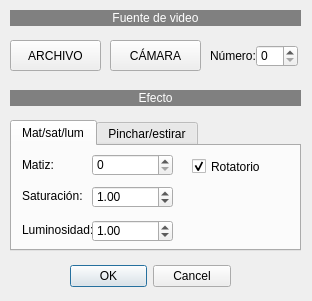
<?xml version="1.0" encoding="UTF-8"?>
<ui version="4.0">
 <class>copiar_efecto</class>
 <widget class="QDialog" name="copiar_efecto">
  <property name="geometry">
   <rect>
    <x>0</x>
    <y>0</y>
    <width>312</width>
    <height>301</height>
   </rect>
  </property>
  <property name="windowTitle">
   <string>Copiar a vídeo con efectos</string>
  </property>
  <widget class="QDialogButtonBox" name="buttonBox">
   <property name="geometry">
    <rect>
     <x>70</x>
     <y>260</y>
     <width>161</width>
     <height>32</height>
    </rect>
   </property>
   <property name="orientation">
    <enum>Qt::Horizontal</enum>
   </property>
   <property name="standardButtons">
    <set>QDialogButtonBox::Cancel|QDialogButtonBox::Ok</set>
   </property>
  </widget>
  <widget class="QLabel" name="label">
   <property name="geometry">
    <rect>
     <x>10</x>
     <y>10</y>
     <width>291</width>
     <height>16</height>
    </rect>
   </property>
   <property name="styleSheet">
    <string notr="true">background-color: rgb(128, 128, 128);
color: rgb(255, 255, 255);</string>
   </property>
   <property name="text">
    <string>Fuente de video</string>
   </property>
   <property name="alignment">
    <set>Qt::AlignCenter</set>
   </property>
  </widget>
  <widget class="QPushButton" name="pushButton">
   <property name="geometry">
    <rect>
     <x>10</x>
     <y>40</y>
     <width>91</width>
     <height>31</height>
    </rect>
   </property>
   <property name="text">
    <string>ARCHIVO</string>
   </property>
   <property name="checkable">
    <bool>true</bool>
   </property>
   <property name="autoExclusive">
    <bool>false</bool>
   </property>
  </widget>
  <widget class="QPushButton" name="pushButton_2">
   <property name="geometry">
    <rect>
     <x>110</x>
     <y>40</y>
     <width>91</width>
     <height>31</height>
    </rect>
   </property>
   <property name="text">
    <string>CÁMARA</string>
   </property>
   <property name="checkable">
    <bool>true</bool>
   </property>
   <property name="autoExclusive">
    <bool>false</bool>
   </property>
  </widget>
  <widget class="QLabel" name="label_2">
   <property name="geometry">
    <rect>
     <x>210</x>
     <y>45</y>
     <width>47</width>
     <height>21</height>
    </rect>
   </property>
   <property name="text">
    <string>Número:</string>
   </property>
  </widget>
  <widget class="QSpinBox" name="spinBox">
   <property name="geometry">
    <rect>
     <x>256</x>
     <y>45</y>
     <width>42</width>
     <height>22</height>
    </rect>
   </property>
  </widget>
  <widget class="QLabel" name="label_3">
   <property name="geometry">
    <rect>
     <x>10</x>
     <y>90</y>
     <width>291</width>
     <height>16</height>
    </rect>
   </property>
   <property name="styleSheet">
    <string notr="true">background-color: rgb(128, 128, 128);
color: rgb(255, 255, 255);</string>
   </property>
   <property name="text">
    <string>Efecto</string>
   </property>
   <property name="alignment">
    <set>Qt::AlignCenter</set>
   </property>
  </widget>
  <widget class="QTabWidget" name="tabWidget">
   <property name="geometry">
    <rect>
     <x>10</x>
     <y>120</y>
     <width>291</width>
     <height>131</height>
    </rect>
   </property>
   <property name="currentIndex">
    <number>0</number>
   </property>
   <widget class="QWidget" name="tab">
    <attribute name="title">
     <string>Mat/sat/lum</string>
    </attribute>
    <widget class="QLabel" name="label_4">
     <property name="geometry">
      <rect>
       <x>10</x>
       <y>8</y>
       <width>41</width>
       <height>21</height>
      </rect>
     </property>
     <property name="text">
      <string>Matiz:</string>
     </property>
    </widget>
    <widget class="QSpinBox" name="spinBox_2">
     <property name="geometry">
      <rect>
       <x>80</x>
       <y>8</y>
       <width>81</width>
       <height>22</height>
      </rect>
     </property>
     <property name="maximum">
      <number>255</number>
     </property>
    </widget>
    <widget class="QLabel" name="label_5">
     <property name="geometry">
      <rect>
       <x>10</x>
       <y>42</y>
       <width>61</width>
       <height>16</height>
      </rect>
     </property>
     <property name="text">
      <string>Saturación:</string>
     </property>
    </widget>
    <widget class="QLabel" name="label_6">
     <property name="geometry">
      <rect>
       <x>10</x>
       <y>76</y>
       <width>71</width>
       <height>16</height>
      </rect>
     </property>
     <property name="text">
      <string>Luminosidad:</string>
     </property>
    </widget>
    <widget class="QDoubleSpinBox" name="doubleSpinBox">
     <property name="geometry">
      <rect>
       <x>80</x>
       <y>40</y>
       <width>81</width>
       <height>22</height>
      </rect>
     </property>
     <property name="value">
      <double>1.000000000000000</double>
     </property>
    </widget>
    <widget class="QDoubleSpinBox" name="doubleSpinBox_2">
     <property name="geometry">
      <rect>
       <x>80</x>
       <y>74</y>
       <width>81</width>
       <height>22</height>
      </rect>
     </property>
     <property name="value">
      <double>1.000000000000000</double>
     </property>
    </widget>
    <widget class="QCheckBox" name="checkBox">
     <property name="geometry">
      <rect>
       <x>180</x>
       <y>12</y>
       <width>70</width>
       <height>17</height>
      </rect>
     </property>
     <property name="text">
      <string>Rotatorio</string>
     </property>
     <property name="checked">
      <bool>true</bool>
     </property>
    </widget>
   </widget>
   <widget class="QWidget" name="tab_2">
    <attribute name="title">
     <string>Pinchar/estirar</string>
    </attribute>
    <widget class="QLabel" name="label_7">
     <property name="geometry">
      <rect>
       <x>10</x>
       <y>8</y>
       <width>47</width>
       <height>21</height>
      </rect>
     </property>
     <property name="text">
      <string>Centro X:</string>
     </property>
    </widget>
    <widget class="QLabel" name="label_8">
     <property name="geometry">
      <rect>
       <x>145</x>
       <y>8</y>
       <width>51</width>
       <height>21</height>
      </rect>
     </property>
     <property name="text">
      <string>Centro Y:</string>
     </property>
    </widget>
    <widget class="QLabel" name="label_9">
     <property name="geometry">
      <rect>
       <x>10</x>
       <y>42</y>
       <width>51</width>
       <height>21</height>
      </rect>
     </property>
     <property name="text">
      <string>Radio:</string>
     </property>
    </widget>
    <widget class="QLabel" name="label_10">
     <property name="geometry">
      <rect>
       <x>10</x>
       <y>76</y>
       <width>51</width>
       <height>21</height>
      </rect>
     </property>
     <property name="text">
      <string>Grado:</string>
     </property>
    </widget>
    <widget class="QSpinBox" name="spinBox_3">
     <property name="geometry">
      <rect>
       <x>65</x>
       <y>8</y>
       <width>61</width>
       <height>22</height>
      </rect>
     </property>
     <property name="maximum">
      <number>2000</number>
     </property>
     <property name="value">
      <number>200</number>
     </property>
    </widget>
    <widget class="QSpinBox" name="spinBox_4">
     <property name="geometry">
      <rect>
       <x>200</x>
       <y>8</y>
       <width>61</width>
       <height>22</height>
      </rect>
     </property>
     <property name="maximum">
      <number>2000</number>
     </property>
     <property name="value">
      <number>200</number>
     </property>
    </widget>
    <widget class="QDoubleSpinBox" name="doubleSpinBox_3">
     <property name="geometry">
      <rect>
       <x>65</x>
       <y>42</y>
       <width>62</width>
       <height>22</height>
      </rect>
     </property>
     <property name="maximum">
      <double>1000.990000000000009</double>
     </property>
     <property name="value">
      <double>300.000000000000000</double>
     </property>
    </widget>
    <widget class="QDoubleSpinBox" name="doubleSpinBox_4">
     <property name="geometry">
      <rect>
       <x>65</x>
       <y>76</y>
       <width>62</width>
       <height>22</height>
      </rect>
     </property>
     <property name="minimum">
      <double>-60.000000000000000</double>
     </property>
     <property name="maximum">
      <double>60.000000000000000</double>
     </property>
     <property name="value">
      <double>40.000000000000000</double>
     </property>
    </widget>
    <widget class="QCheckBox" name="checkBox_2">
     <property name="geometry">
      <rect>
       <x>145</x>
       <y>78</y>
       <width>70</width>
       <height>17</height>
      </rect>
     </property>
     <property name="text">
      <string>Rotatorio</string>
     </property>
     <property name="checked">
      <bool>true</bool>
     </property>
    </widget>
   </widget>
  </widget>
 </widget>
 <resources/>
 <connections>
  <connection>
   <sender>buttonBox</sender>
   <signal>accepted()</signal>
   <receiver>copiar_efecto</receiver>
   <slot>accept()</slot>
   <hints>
    <hint type="sourcelabel">
     <x>248</x>
     <y>254</y>
    </hint>
    <hint type="destinationlabel">
     <x>157</x>
     <y>274</y>
    </hint>
   </hints>
  </connection>
  <connection>
   <sender>buttonBox</sender>
   <signal>rejected()</signal>
   <receiver>copiar_efecto</receiver>
   <slot>reject()</slot>
   <hints>
    <hint type="sourcelabel">
     <x>316</x>
     <y>260</y>
    </hint>
    <hint type="destinationlabel">
     <x>286</x>
     <y>274</y>
    </hint>
   </hints>
  </connection>
 </connections>
</ui>
